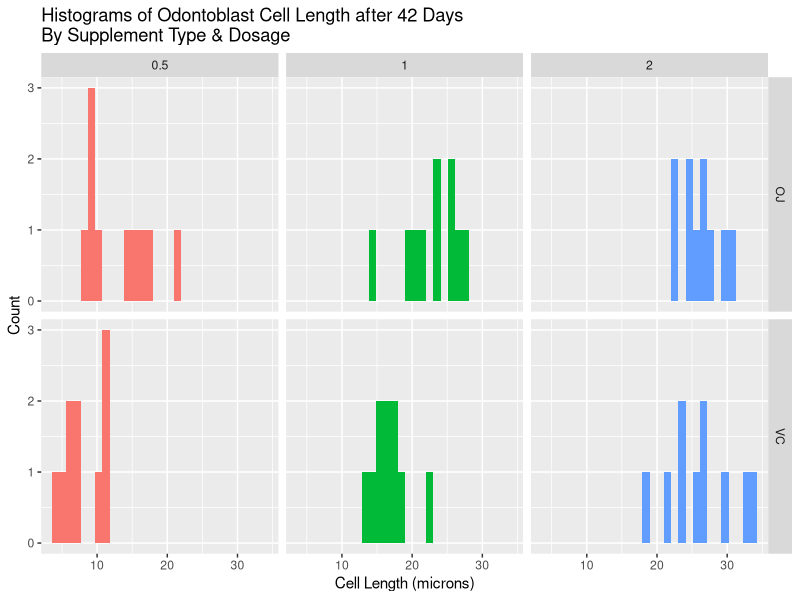
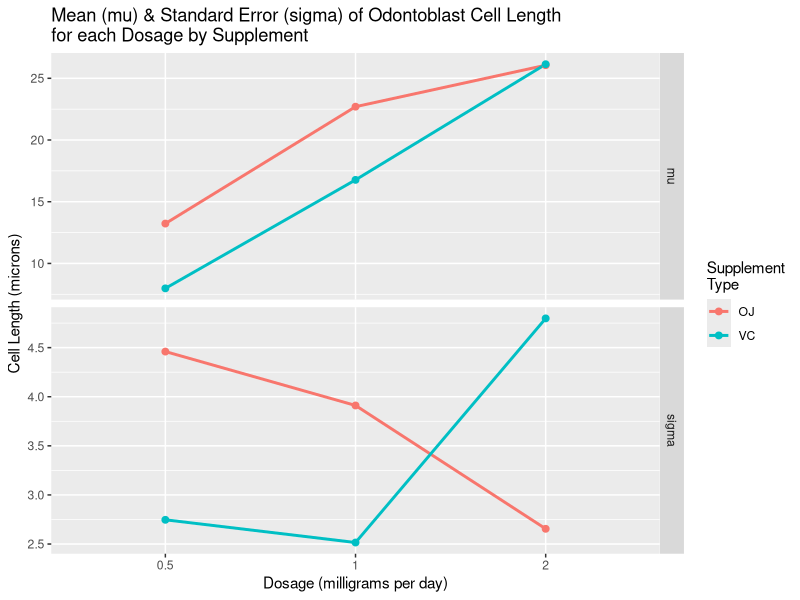

These figures' R source, in order: (Note: this script raises an error after producing the figures.)
## ---- chunk 1
library(datasets)

data(ToothGrowth)

dim(ToothGrowth)

head(ToothGrowth)

unique(ToothGrowth$supp)

unique(ToothGrowth$dose)

## ---- chunk 2
library(dplyr)
library(ggplot2)

mu_by_grp <- ToothGrowth %>% group_by(supp, dose) %>% summarise_each(funs(mean))

var_by_grp <- ToothGrowth %>% group_by(supp, dose) %>% summarise_each(funs(sd))

g1 <- ggplot(ToothGrowth, aes(x=len, fill = factor(dose))) + facet_grid(supp ~ dose)
g1 <- g1 + geom_histogram()
g1 <- g1 + labs(title = "Histograms of Odontoblast Cell Length after 42 Days\nBy Supplement Type & Dosage") + labs(x = "Cell Length (microns)", y = "Count") + theme(legend.position="none")
g1
## ---- chunk 3

## merging the data into a single data.frame
sum_grp <- left_join(mu_by_grp, var_by_grp, by=c("supp", "dose"))
names(sum_grp) <- c("supp", "dose", "mu", "sigma")
## now convert from wide to long format for ease of plotting
library(tidyr)
sum_grp_long <- gather(sum_grp, "stat", "val", 3:4)

g4 <- ggplot(sum_grp_long, aes(x=factor(dose), y=val, group=supp, colour=supp)) + geom_line(size=1) + geom_point(size=2) + labs(x = "Dosage (milligrams per day)", y = "Cell Length (microns)") + facet_grid(stat ~ ., scales = "free_y") + labs(title = "Mean (mu) & Standard Error (sigma) of Odontoblast Cell Length\nfor each Dosage by Supplement") + scale_colour_discrete(name="Supplement\nType")
g4

## ---- chunk 4
t1 <- t.test(len~supp, paired = FALSE, var.equal = FALSE, data = ToothGrowth)
t1
t1_df <- t1$parameter

t1_95 <- qt(0.95, t1_df)

## ---- chunk 5
res1 <- data.frame(t_stat = t1$statistic, p_val = t1$p.value, low_conf = t1$conf[1], high_conf = t1$conf[2])

res1
## ---- chunk 6
## subsetting our data set

tg_05 <- filter(ToothGrowth, dose == 0.5)
tg_1 <- filter(ToothGrowth, dose == 1.0)
tg_2 <- filter(ToothGrowth, dose == 2.0)

t_05 <- t.test(len~supp, paired = FALSE, var.equal = FALSE, data = tg_05)
t_1 <- t.test(len~supp, paired = FALSE, var.equal = FALSE, data = tg_1)
t_2 <- t.test(len~supp, paired = FALSE, var.equal = FALSE, data = tg_2)

res_05 <- data.frame(t_stat = t_05$statistic, p_val = t_05$p.value, low_conf = t_05$conf[1], high_conf = t_05$conf[2])
res_1 <- data.frame(t_stat = t_1$statistic, p_val = t_1$p.value, low_conf = t_1$conf[1], high_conf = t_1$conf[2])
res_2 <- data.frame(t_stat = t_2$statistic, p_val = t_2$p.value, low_conf = t_2$conf[1], high_conf = t_2$conf[2])

res1b <- round(rbind(res_05, res_1, res_2), 3)
rownames(res1b) <- c("0.5mg", "1.0mg", "2.0mg")

res1b <- cbind(res1b, t95 = round(c(qt(0.95, t_05$parameter), qt(0.95, t_1$parameter), qt(0.95, t_2$parameter)), 3))

res1b ## To print to doc

## ---- chunk 7
## Subsetting our data set
d_0.5v1 <- filter(ToothGrowth, dose %in% c(0.5, 1.0))
d_0.5v2 <- filter(ToothGrowth, dose %in% c(0.5, 2.0))
d_1v2 <- filter(ToothGrowth, dose %in% c(1.0, 2.0))

## t-tests
t_0.5v1 <- t.test(len~dose, paired=FALSE, var.equal=FALSE, data = d_0.5v1)
t_0.5v2 <- t.test(len~dose, paired=FALSE, var.equal=FALSE, data = d_0.5v2)
t_1v2 <- t.test(len~dose, paired=FALSE, var.equal=FALSE, data = d_1v2)

## gathering results
r_0.5v1 <- data.frame(t_stat = t_0.5v1$statistic, p_val = t_0.5v1$p.value, low_conf = t_0.5v1$conf[1], high_conf = t_0.5v1$conf[2], t95 = qt(0.95, t_0.5v1$parameter))

r_0.5v2 <- data.frame(t_stat = t_0.5v2$statistic, p_val = t_0.5v2$p.value, low_conf = t_0.5v2$conf[1], high_conf = t_0.5v2$conf[2], t95 = qt(0.95, t_0.5v2$parameter))

r_1v2 <- data.frame(t_stat = t_1v2$statistic, p_val = t_1v2$p.value, low_conf = t_1v2$conf[1], high_conf = t_1v2$conf[2], t95 = qt(0.95, t_1v2$parameter))

res2 <- rbind(r_0.5v1, r_0.5v2, r_1v2)
rownames(res2) <- c("0.5mg v 1mg", "0.5mg v 2mg", "1mg v 2mg")
res2

